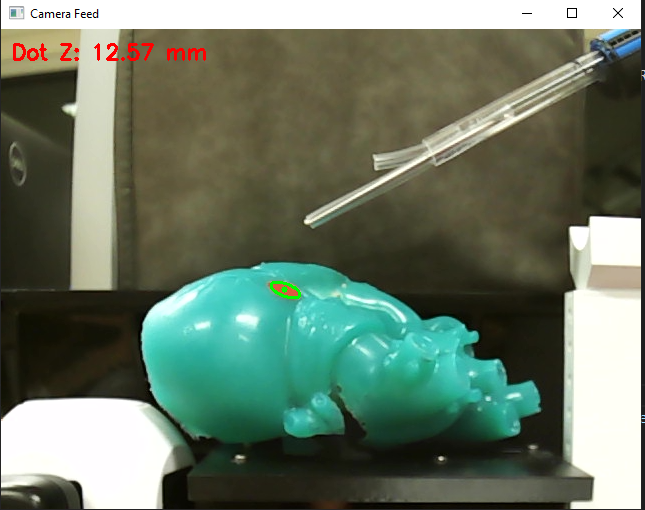
#> input picture camera/Capture.PNG, 645 x 510 px, given in place of the camera
$ python CameraTestNoArduino.py
#> lines starting #> are read from the running program, lines starting #| are printed output that depends on the picture; after the words box and inside, x2 and y2 are one past the last pixel; in counts of white or black regions, pixels touching at a corner belong together
import cv2
import numpy as np

# ----------------------
#   USER CONFIG
# ----------------------
# Known real-world diameter of the circle (in mm).
KNOWN_DIAMETER_MM = 30

# Known distance for calibration (mm), e.g., 45 cm => 450 mm
CALIBRATION_DISTANCE_MM = 450.0

# Camera index (for your Arducam)
CAMERA_INDEX = 1

# Desired capture properties
FRAME_WIDTH = 1280
FRAME_HEIGHT = 720
FRAME_RATE = 100

# HSV color range(s) for DARK BLUE (example)
LOWER_COLOR_1 = np.array([90, 150, 50])
UPPER_COLOR_1 = np.array([110, 255, 255])
LOWER_COLOR_2 = np.array([110, 150, 50])
UPPER_COLOR_2 = np.array([130, 255, 255])

# Morphological kernel for noise reduction
KERNEL = np.ones((5, 5), np.uint8)

# ----------------------------------------------------
# WORLD REFERENCE FRAME (WRF) TRANSLATION
# Adjust for your actual setup
# ----------------------------------------------------
WRF_OFFSET_X = 5.0
WRF_OFFSET_Y = 5.0
WRF_OFFSET_Z = 5.0


def main():
    # 1) Open your camera
    cap = cv2.VideoCapture(CAMERA_INDEX)
    if not cap.isOpened():
        print(f"[ERROR] Failed to open camera at index {CAMERA_INDEX}.")
        return

    # Set camera properties
    cap.set(cv2.CAP_PROP_FRAME_WIDTH, FRAME_WIDTH)
    cap.set(cv2.CAP_PROP_FRAME_HEIGHT, FRAME_HEIGHT)
    cap.set(cv2.CAP_PROP_FPS, FRAME_RATE)

    width = cap.get(cv2.CAP_PROP_FRAME_WIDTH)
    height = cap.get(cv2.CAP_PROP_FRAME_HEIGHT)
    fps = cap.get(cv2.CAP_PROP_FPS)
    print(f"[INFO] Camera settings: {int(width)}x{int(height)} at {int(fps)} FPS")
    print("[INFO] Press 'c' to calibrate (ensure circle is at ~45 cm).")
    print("[INFO] Press 'q' to quit.")

    # We'll store the focal length once we calibrate
    focal_length = None

    # Approximate principal point at the center of the image
    cx = width / 2.0
    cy = height / 2.0

    # -- Store the last known positions so we can display them even if detection fails --
    last_cam_coords = None  # (X_cm_cam, Y_cm_cam, Z_cm_cam)
    last_world_coords = None  # (X_wrf, Y_wrf, Z_wrf)

    while True:
        ret, frame = cap.read()
#> frame is the input picture: shape (510, 645, 3); mean B, G, R 101.4, 119.5, 104.9
        if not ret:
            print("[ERROR] Failed to grab frame.")
            break

        # Convert BGR to HSV
        hsv = cv2.cvtColor(frame, cv2.COLOR_BGR2HSV)
#> hsv: shape (510, 645, 3); mean H, S, V 40.1, 87, 122.3

        # Create a mask for the designated color
        mask1 = cv2.inRange(hsv, LOWER_COLOR_1, UPPER_COLOR_1)
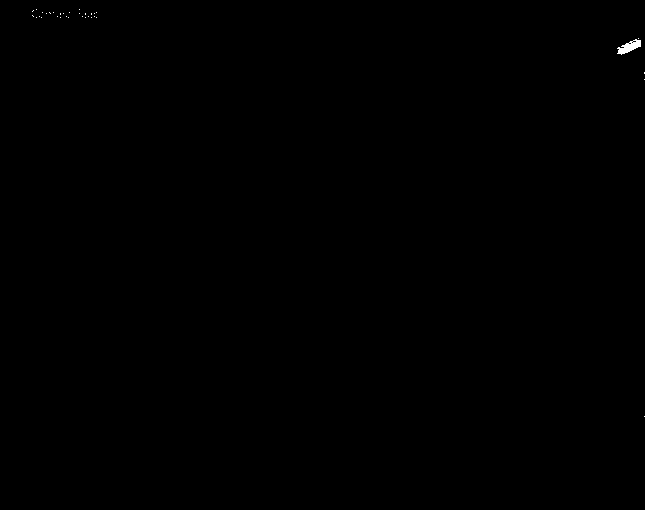
#> mask1: shape (510, 645); 0.07% white; 34 white regions (33 under 20 px), largest, box (x1, y1, x2, y2) and area: (617, 39, 641, 55) 192
        mask2 = cv2.inRange(hsv, LOWER_COLOR_2, UPPER_COLOR_2)
#> mask2: shape (510, 645); 0% white in thin lines or dots, all inside (x1, y1, x2, y2) = (31, 12, 644, 78)
        mask = mask1 + mask2

        # Morphological ops to reduce noise
        mask = cv2.erode(mask, KERNEL, iterations=1)
#> mask: shape (510, 645); 0.01% white in thin lines or dots, all inside (x1, y1, x2, y2) = (621, 42, 639, 52)
        mask = cv2.dilate(mask, KERNEL, iterations=1)
#> mask: shape (510, 645); 0.05% white; 1 white region

        # Find contours
        contours, _ = cv2.findContours(mask, cv2.RETR_EXTERNAL, cv2.CHAIN_APPROX_SIMPLE)
#> contours = 1 contour; box (x1, y1, x2, y2) and area: (619, 40, 641, 54) 134

        # By default, do not update coords this frame unless we have a detection
        found_coords = False

        if contours:
            # Pick the largest contour
            largest_contour = max(contours, key=cv2.contourArea)
#> largest_contour = contour of 29 points, box (x1, y1, x2, y2) (619, 40, 641, 54), area 134

            # fitEllipse requires at least 5 points
            if len(largest_contour) >= 5:
                ellipse = cv2.fitEllipse(largest_contour)
#> ellipse = ((629.6, 46.79), (7.18, 28.89), 66.94)
                # ellipse = ((x_center, y_center), (major_axis, minor_axis), angle)
                (x_center, y_center), (major_axis, minor_axis), angle = ellipse
#> x_center = 629.6; y_center = 46.79; major_axis = 7.18; minor_axis = 28.89; angle = 66.94

                # Draw the ellipse
                cv2.ellipse(frame, ellipse, (0, 255, 0), 2)
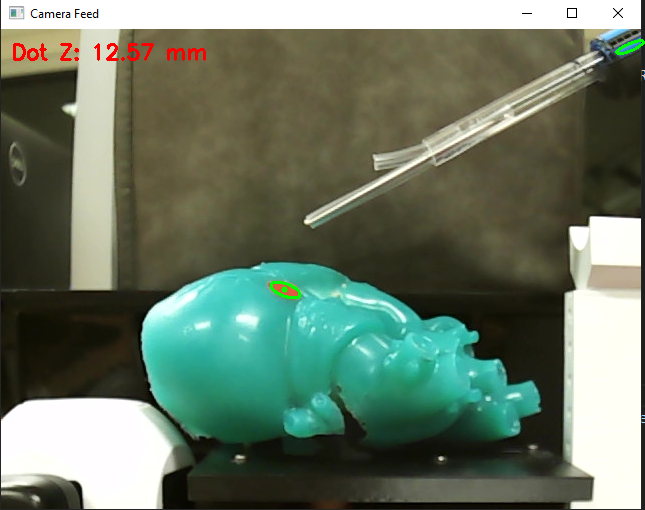
#> frame: shape (510, 645, 3); 0.06% of pixels changed, all inside (x1, y1, x2, y2) = (615, 39, 645, 55)
                center = (int(x_center), int(y_center))
#> center = (629, 46)
                cv2.circle(frame, center, 3, (0, 255, 0), -1)
#> frame: shape (510, 645, 3); 0.01% of pixels changed, all inside (x1, y1, x2, y2) = (627, 45, 633, 50)

                # Estimate "diameter" in pixels as the average of major and minor axes
                diameter_pixels = 0.5 * (major_axis + minor_axis)
#> diameter_pixels = 18.04

                # Filter out very small ellipses
                if diameter_pixels > 10:
                    if focal_length is not None:
                        # Z in mm via pinhole
                        distance_mm = (KNOWN_DIAMETER_MM * focal_length) / diameter_pixels
                        distance_cm = distance_mm / 10.0

                        # X and Y in mm using the pinhole model
                        x_shifted = (x_center - cx)
                        y_shifted = (y_center - cy)
                        X_mm = (x_shifted / focal_length) * distance_mm
                        Y_mm = (y_shifted / focal_length) * distance_mm

                        # Convert to cm
                        X_cm_cam = X_mm / 10.0
                        Y_cm_cam = Y_mm / 10.0
                        Z_cm_cam = distance_cm  # from camera center

                        # Apply WRF offsets
                        X_wrf = X_cm_cam + WRF_OFFSET_X
                        Y_wrf = Y_cm_cam + WRF_OFFSET_Y
                        Z_wrf = Z_cm_cam + WRF_OFFSET_Z

                        # Update last known coords
                        last_cam_coords = (X_cm_cam, Y_cm_cam, Z_cm_cam)
                        last_world_coords = (X_wrf, Y_wrf, Z_wrf)

                        found_coords = True

        # -------------------------
        # Overlay text on the frame
        # -------------------------

        # If we have known coordinates, display them
        if last_cam_coords is not None:
            (xc, yc, zc) = last_cam_coords
            cam_text = f"Camera (cm): X={xc:.1f}, Y={yc:.1f}, Z={zc:.1f}"
            cv2.putText(frame, cam_text, (10, 30),  # top-left corner
                        cv2.FONT_HERSHEY_SIMPLEX, 0.7, (255, 255, 0), 2)

        if last_world_coords is not None:
            (xw, yw, zw) = last_world_coords
            wrf_text = f"World (cm):  X={xw:.1f}, Y={yw:.1f}, Z={zw:.1f}"
            cv2.putText(frame, wrf_text, (10, 60),  # below camera coords
                        cv2.FONT_HERSHEY_SIMPLEX, 0.7, (0, 255, 255), 2)

        # Show the frame
        cv2.imshow("Arducam (World Reference Frame)", frame)

        # Key handling
        key = cv2.waitKey(1) & 0xFF
#> (key q is pressed here)
        if key == ord('q'):
            break
        elif key == ord('c'):
            # Calibrate (assuming object is ~45 cm from camera)
            if contours:
                largest_contour = max(contours, key=cv2.contourArea)
                if len(largest_contour) >= 5:
                    ellipse = cv2.fitEllipse(largest_contour)
                    (x_center, y_center), (major_axis, minor_axis), angle = ellipse
                    diameter_pixels = 0.5 * (major_axis + minor_axis)

                    if diameter_pixels > 10:
                        # focal_length => (perceived_pixels * known_distance_mm) / real_world_mm
                        focal_length = (diameter_pixels * CALIBRATION_DISTANCE_MM) / KNOWN_DIAMETER_MM
                        print(f"[CALIBRATION] Focal length set to {focal_length:.2f}")
                    else:
                        print("[CALIBRATION] Ellipse too small. Move closer.")
                else:
                    print("[CALIBRATION] Not enough points to fit an ellipse. Try again.")
            else:
                print("[CALIBRATION] No object found for calibration.")

    # Cleanup
    cap.release()
    cv2.destroyAllWindows()

if __name__ == "__main__":
    main()
